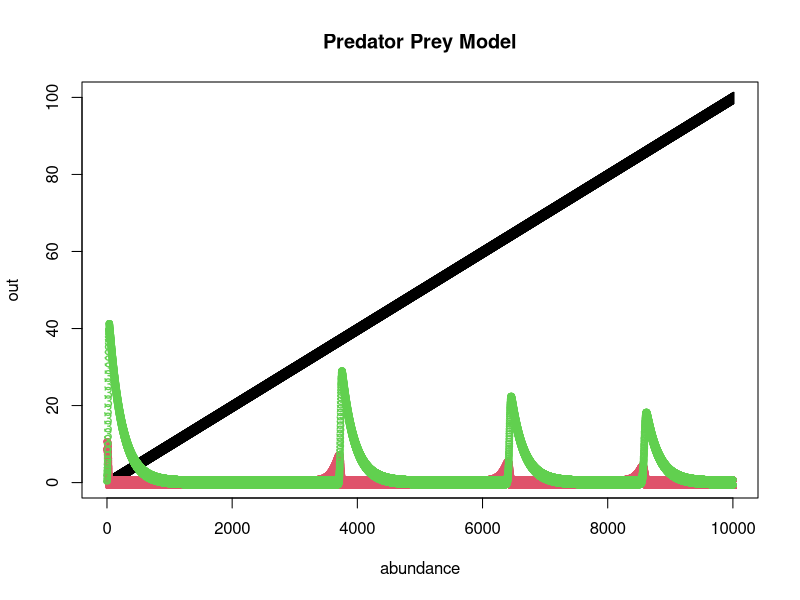

Write the R code that produced this figure.
#lotka Volterra predator prey model

library(deSolve)

#parameters:
#r = growth rate of prey pop
#N = starting population of prey
#P = starting population of predator
#K = carrying capacity of prey
#alpha = attack rate of predator
#epsilon= assimilation efficiency (efficiency of turning gophers into chicks)
#delta = death rate of predator

#vectors of parameters and state variables, this allows us to easily change either of them
parameters <- c(r = log(3.47), alpha = 0.5, epsilon = 4, delta = 0.5, K = 15)
state<-c(N = 10, P = 1)
times<- seq(0, 100, by = 0.01)

pred_prey <- function(t, state, parameters){
  with(as.list(c(state, parameters)), {
    #rate of change
    #dprey=N*r - alpha * P * N #without density dependence, remember to remove K from vector of parameters
    dprey= N * (r * (1-(N/K)) - (alpha * P)) #with density dependence in prey
    dpredator = epsilon * P * N * alpha - delta * P
    
    #return rate of change
    list(c(dprey, dpredator))
  })
  
}


out<- ode(y=state, times = times, func = pred_prey, parms = parameters)

#plot(out, xlab = "time", ylab = "-") #plots on separate graphs
matplot(out, xlab="abundance", main = "Predator Prey Model")

#plotting barn gopher pops vs barn owl pops
#plot(out[,"N"], out[,"P"], pch = ".")
